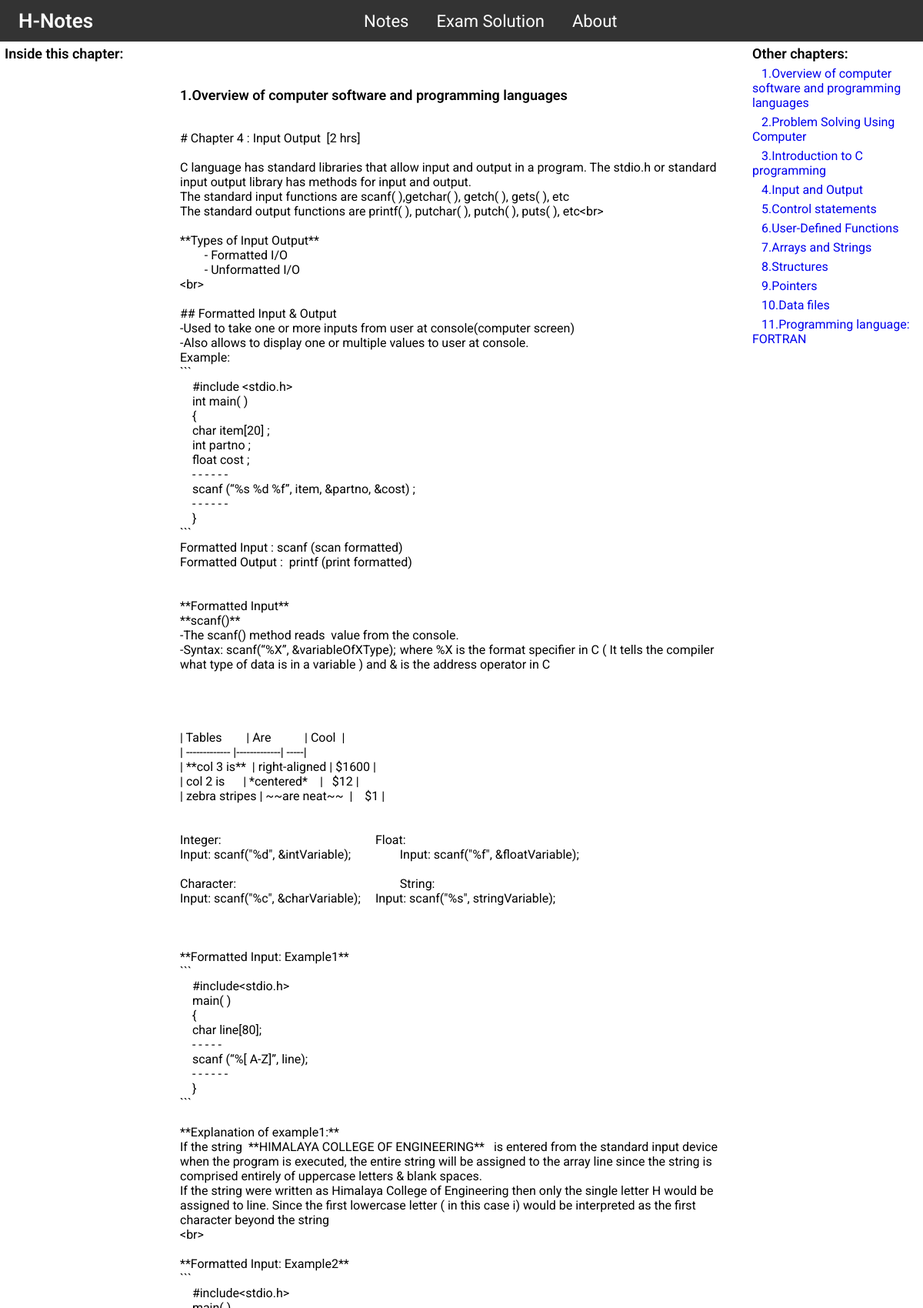
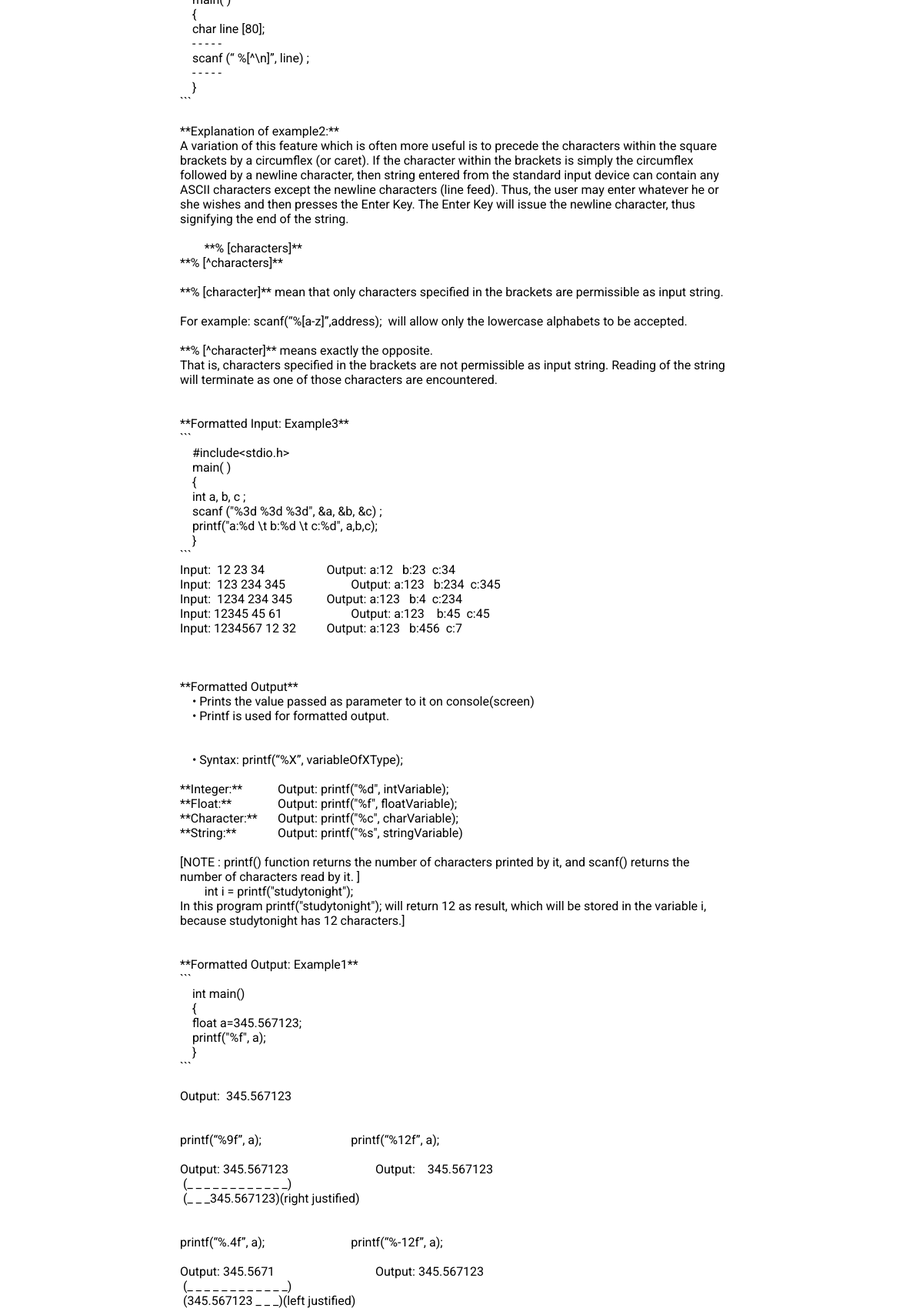
Screenshot of /notes/c-language (upper part) with the database file from the repository (2 pictures, top to bottom).
### notes/models.py (models this page shows, shortened)
class Chapter(models.Model):
    chapter_name = models.CharField(max_length=255, verbose_name="Name")
    chapter=models.CharField(blank=True, max_length=2)
    subject_name = models.ForeignKey(Note, on_delete=models.CASCADE)
    body = models.TextField()
    slug = models.SlugField(blank=True, max_length=100)

### notes/views.py (the view)
# urls.py: path('notes/<slug:slug>', views.notes_detail, name='note-detail'),
def notes_detail(request, slug):
    all_ch = Chapter.objects.filter(subject_name__slug=slug)
    ch_one = Chapter.objects.filter(subject_name__slug=slug).get(chapter=1)
    return render(request, 'notes/notesdetail.html', {'ch':all_ch, 'ch_one':ch_one})

### notes/models.py (called while the page is built)
    def __str__(self):
        return self.slug

### notes/templates/notes/notesdetail.html (shortened to what this page needs)
{% extends 'notes/navbar.html' %}
{% load static %}
{% block style %}
<link rel="stylesheet" href="{% static 'css/notesdetail.css' %}">
{% endblock %}
{% block content %}
<div class="main-body">
    <div class="progress-container fixed-top">
    </div>
    <div class="main-section">
        <div class="left-sidebar-pc">
            <h3>Inside this chapter:</h3>
        </div>
        <div class="main-content">
            <div id="notes-here">
                <h3>{{ch_one.chapter_name}}</h3>
                <p class="notes-body">{{ch_one.body}}</p>
            </div>
        </div>
        <div class="right-sidebar">
            <h3>Other chapters:</h3>
            <div class="right-sidebar-content">
                {% for obj in ch %}
                <li><a href="{% url 'note-detail-in' obj.subject_name obj.slug%}">{{obj.chapter_name}}</a></li>
                {% endfor %}
            </div>
        </div>
    </div>
</div>
{% endblock %}

### static/css/navbar.css (style rules this page uses)
* { margin:0px; padding: 0px;; }
p { font-family: 'Roboto', sans-serif; }
h3 { font-family: 'Roboto', sans-serif; font-weight: 600; font-size: 18px; }
a { font-family: 'Roboto', sans-serif; }

### static/css/notesdetail.css (style rules this page uses)
.fixed-top { position: fixed; top: 0; right: 0; left: 0; }
.progress-container { width: 100%; background-color: transparent; height: 5px; display: block; }
a { text-decoration: none; padding: 12px; }
li { list-style: none; }
.right-sidebar-content li { margin-top: 6px; }
#notes-here { white-space: pre-wrap; }
.main-body { width:100%; }
@media (min-width:580px) { .main-section { margin-top:5px; display: flex; justify-content: space-around; } }
@media (min-width:580px) { .left-sidebar-pc { width:18%; position: sticky; top: 5px; align-self: flex-start; text-align: left; } }
@media (min-width:580px) { .main-content { width:60%; height: auto; } }
@media (min-width:580px) { .right-sidebar { width:18%; position: sticky; top: 5px; align-self: flex-start; text-align: left; } }

### rows the page displays
Chapter: chapter_name "1.Overview of computer software and programming languages"
Chapter: chapter_name "2.Problem Solving Using Computer"
Chapter: chapter_name "3.Introduction to C programming"
Chapter: chapter_name "4.Input and Output"
Chapter: chapter_name "5.Control statements"
Chapter: chapter_name "6.User-Defined Functions"
Chapter: chapter_name "7.Arrays and Strings"
Chapter: chapter_name "8.Structures"
Chapter: chapter_name "9.Pointers"
Chapter: chapter_name "10.Data files"
Chapter: chapter_name "11.Programming language: FORTRAN"
